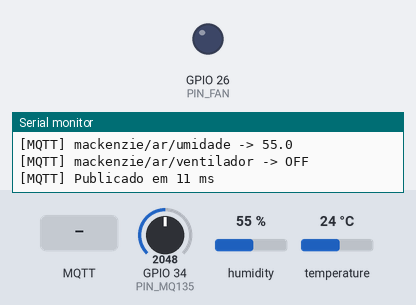
Bench run of a sketch on a simulated ESP32. Parts: output pins drawn as LEDs (lit = HIGH), the last lines printed to the serial monitor. The inputs (shaded band) are chosen by the test bench; at power-on: GPIO 34 (PIN_MQ135) = 2048, humidity 55 %, temperature 24 °C. WiFi joins after 1.5 s; servers stay silent unless stated; no MQTT or app messages arrive unless stated.

Above: at 5.2 s.
5.3 s: GPIO 34 (PIN_MQ135) set to 2453
11.2 s: GPIO 34 (PIN_MQ135) set to 2532
At 15.5 s:
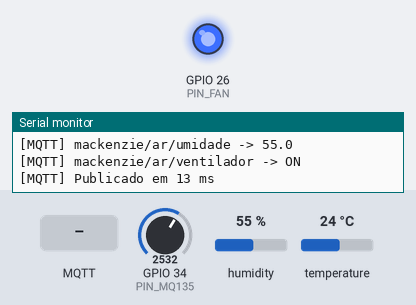
18.0 s: MQTT message "FAN_OFF" arrives on the first subscribed topic
At 18.3 s:
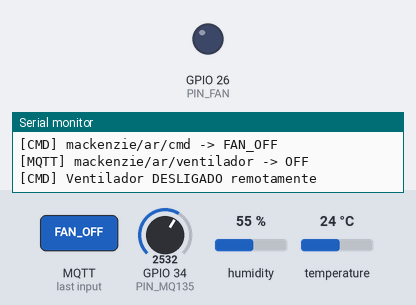
19.5 s: GPIO 34 (PIN_MQ135) set to 2460
At 20.3 s:
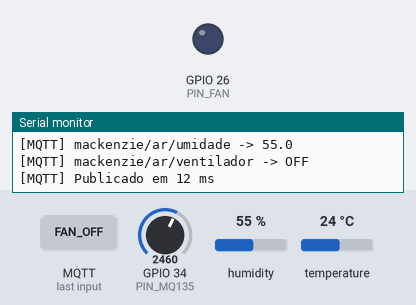
21.0 s: GPIO 34 (PIN_MQ135) set to 2540
At 25.5 s:
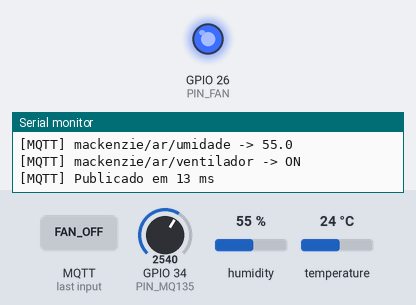
Timing chart, 0 to 27.0 s (numbered marks = the images above; inputs shaded):
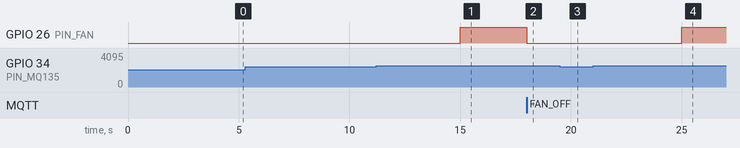

Measured:
- the behaviour switches between 2500 and 2501 on GPIO 34 (PIN_MQ135) (found by bisection; images 0 and 1)
- after the input at 11.2 s, GPIO 26 (PIN_FAN): LOW → HIGH after 3.8 s
- after the input at 18.0 s, GPIO 26 (PIN_FAN): HIGH → LOW at once
- after the input at 19.5 s, GPIO 26 (PIN_FAN): stays LOW (without the input it goes to HIGH after 0.51 s)
- after the input at 21.0 s, GPIO 26 (PIN_FAN): LOW → HIGH after 4.0 s

The sketch:

sketch.ino
```cpp
/*
 * Sistema de Monitoramento da Qualidade do Ar Urbano
 * Universidade Presbiteriana Mackenzie – FCI
 * Autor: Victor Semedo, Willian Costa
 * Plataforma: ESP32 NodeMCU ESP-32S
 * Sensores: MQ-135 (GPIO 34), DHT22 (GPIO 4)
 * Atuador:  Ventilador via BC547 (GPIO 26)
 * Protocolo: MQTT via broker.emqx.io (WebSocket porta 8083)
 */

#include <WiFi.h>
#include <ArduinoMqttClient.h>
#include <DHT.h>

// ── Wi-Fi ────────────────────────────────────────────────────────────────────
const char* WIFI_SSID     = "Wokwi-GUEST";
const char* WIFI_PASSWORD = "";

// ── MQTT ─────────────────────────────────────────────────────────────────────
const char* MQTT_BROKER = "broker.emqx.io";
const int   MQTT_PORT   = 1883;  // WebSocket – funciona no Wokwi

// ── Tópicos ──────────────────────────────────────────────────────────────────
const char* TOPIC_QUALIDADE   = "mackenzie/ar/qualidade";
const char* TOPIC_TEMPERATURA = "mackenzie/ar/temperatura";
const char* TOPIC_UMIDADE     = "mackenzie/ar/umidade";
const char* TOPIC_VENTILADOR  = "mackenzie/ar/ventilador";
const char* TOPIC_CMD         = "mackenzie/ar/cmd";

// ── Pinos ────────────────────────────────────────────────────────────────────
#define PIN_MQ135  34
#define PIN_DHT    16
#define PIN_FAN    26

// ── Constantes ───────────────────────────────────────────────────────────────
#define DHT_TYPE     DHT22
#define LIMIAR_GAS   2500
#define INTERVALO_MS 5000

// ── Objetos ──────────────────────────────────────────────────────────────────
DHT            dht(PIN_DHT, DHT_TYPE);
WiFiClient     wifiClient;
MqttClient     mqttClient(wifiClient);

// ── Estado ───────────────────────────────────────────────────────────────────
bool          fanOn       = false;
int           abaixoCount = 0;
unsigned long lastMs      = 0;

// ═════════════════════════════════════════════════════════════════════════════
void setup() {
  Serial.begin(115200);
  delay(500);

  pinMode(PIN_FAN, OUTPUT);
  digitalWrite(PIN_FAN, LOW);

  dht.begin();
  delay(2000);

  // Conectar Wi-Fi
  Serial.printf("[WiFi] Conectando a %s", WIFI_SSID);
  WiFi.begin(WIFI_SSID, WIFI_PASSWORD);
  while (WiFi.status() != WL_CONNECTED) {
    delay(500);
    Serial.print(".");
  }
  Serial.printf("\n[WiFi] Conectado! IP: %s\n", WiFi.localIP().toString().c_str());

  // Conectar MQTT
  mqttClient.setId("esp32_mackenzie_10341694");
  mqttClient.onMessage(onMqttMessage);

  Serial.printf("[MQTT] Conectando a %s:%d...\n", MQTT_BROKER, MQTT_PORT);
  while (!mqttClient.connect(MQTT_BROKER, MQTT_PORT)) {
    Serial.printf("[MQTT] Falha! Erro: %d. Tentando em 3s...\n", mqttClient.connectError());
    delay(3000);
  }
  Serial.println("[MQTT] Conectado!");

  // Subscrever tópico de comando
  mqttClient.subscribe(TOPIC_CMD);
  Serial.printf("[MQTT] Inscrito em: %s\n", TOPIC_CMD);
}

// ═════════════════════════════════════════════════════════════════════════════
void loop() {
  mqttClient.poll(); // mantém conexão ativa

  unsigned long agora = millis();
  if (agora - lastMs >= INTERVALO_MS) {
    lastMs = agora;

    // ── 1. Leitura dos sensores ──────────────────────────────────────────
    int   adcGas = analogRead(PIN_MQ135);
    float temp   = dht.readTemperature();
    float umid   = dht.readHumidity();

    if (isnan(temp) || isnan(umid)) {
      Serial.println("[ERRO] Falha na leitura do DHT22");
      return;
    }

    Serial.printf("[SENSOR] Gas ADC: %d | Temp: %.1fC | Umid: %.1f%%\n",
                  adcGas, temp, umid);

    // ── 2. Controle do atuador ──────────────────────────────────────────
    controlarVentilador(adcGas);

    // ── 3. Publicação MQTT ──────────────────────────────────────────────
    unsigned long t0 = millis();

    publicar(TOPIC_QUALIDADE,   String(adcGas));
    publicar(TOPIC_TEMPERATURA, String(temp, 1));
    publicar(TOPIC_UMIDADE,     String(umid, 1));
    publicar(TOPIC_VENTILADOR,  fanOn ? "ON" : "OFF");

    Serial.printf("[MQTT] Publicado em %lu ms\n", millis() - t0);
  }
}

// ═════════════════════════════════════════════════════════════════════════════
void controlarVentilador(int adcGas) {
  if (adcGas > LIMIAR_GAS) {
    if (!fanOn) {
      fanOn = true;
      abaixoCount = 0;
      digitalWrite(PIN_FAN, HIGH);
      Serial.println("[ATUADOR] Ventilador LIGADO");
    }
  } else {
    abaixoCount++;
    if (fanOn && abaixoCount >= 2) {
      fanOn = false;
      abaixoCount = 0;
      digitalWrite(PIN_FAN, LOW);
      Serial.println("[ATUADOR] Ventilador DESLIGADO");
    }
  }
}

// ═════════════════════════════════════════════════════════════════════════════
void publicar(const char* topic, String valor) {
  mqttClient.beginMessage(topic);
  mqttClient.print(valor);
  mqttClient.endMessage();
  Serial.printf("[MQTT] %s -> %s\n", topic, valor.c_str());
}

// ═════════════════════════════════════════════════════════════════════════════
void onMqttMessage(int messageSize) {
  String topic = mqttClient.messageTopic();
  String msg   = "";
  while (mqttClient.available()) msg += (char)mqttClient.read();
  msg.trim();
  msg.toUpperCase();

  Serial.printf("[CMD] %s -> %s\n", topic.c_str(), msg.c_str());

  if (topic == TOPIC_CMD) {
    if (msg == "FAN_ON") {
      fanOn = true;
      digitalWrite(PIN_FAN, HIGH);
      publicar(TOPIC_VENTILADOR, "ON");
      Serial.println("[CMD] Ventilador LIGADO remotamente");
    } else if (msg == "FAN_OFF") {
      fanOn = false;
      digitalWrite(PIN_FAN, LOW);
      publicar(TOPIC_VENTILADOR, "OFF");
      Serial.println("[CMD] Ventilador DESLIGADO remotamente");
    }
  }
}
```
